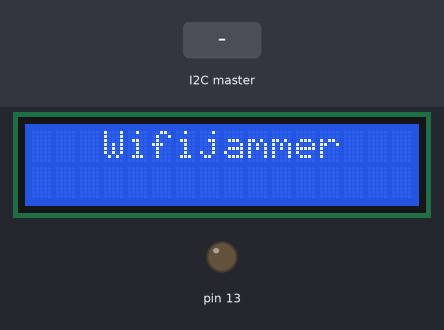
Recording of a sketch running on a simulated Arduino Uno, built with avr-gcc and run on an emulated ATmega328P. Shown: 16×2 character LCD, output pins drawn as LEDs (lit = HIGH). The test bench sets the inputs (shaded band).

Above: at 1.2 s.
1.3 s: the I2C master sends the byte 0
At 1.9 s:
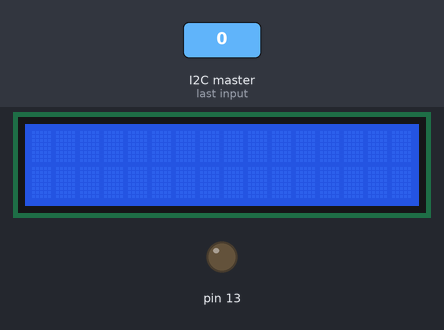
2.8 s: the I2C master sends the byte 90
At 3.1 s:
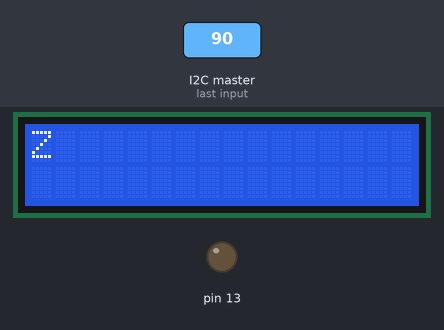
4.3 s: the I2C master sends the byte 90
At 5.4 s:
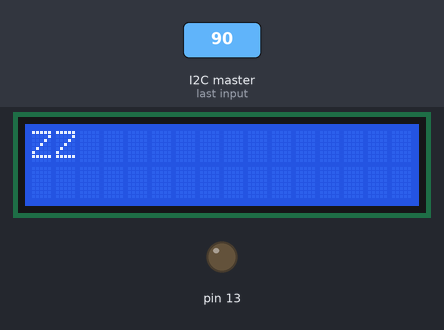
5.8 s: the I2C master sends the byte 90
At 6.6 s:
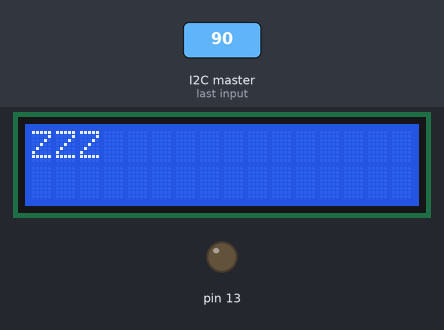
7.3 s: the I2C master sends the byte 90
At 7.7 s:
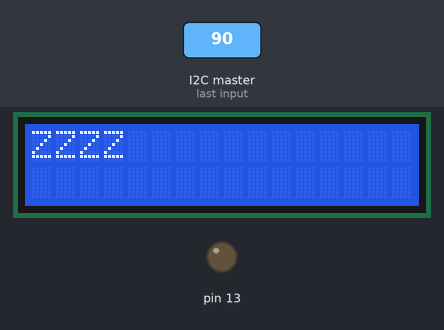
Timing chart, 0 to 9.8 s (numbered marks = the images above; inputs shaded):
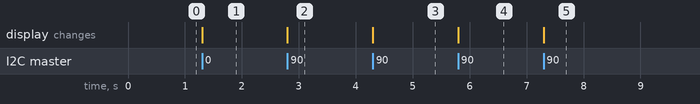

The sketch:

wifijammer.ino
```cpp
#include <LiquidCrystal.h>
#include <Wire.h>

#define SLAVE_ADDRESS 0x04

int number = 0;
String str;

LiquidCrystal lcd(12, 11, 5, 4, 3, 2);

void setup() {
  pinMode(13, OUTPUT);
  Wire.begin(SLAVE_ADDRESS);
  Wire.onReceive(receiveData);
  lcd.begin(16, 2);
  lcd.print("   Wifijammer");
}

void loop() {
  delay(500);
}

void receiveData(int byteCount){
  for (int i=0 ; i <= byteCount ; i++){
    char d = Wire.read();
    if (d == 0){
      lcd.clear();
      return;
    }
    else if (d == 1){
      lcd.setCursor(0, 0);
      return;
    }
    else if (d == 2){
      lcd.setCursor(0, 1);
      return;
    }
    else if (d == 32){
      lcd.print(' ');
    }
    else if (d >= '0' && d <= 'z'){
      lcd.print(d);
    }
  }
}
```

Measured:
- after the input at 1.3 s, the display: changes at once (image 1)
- after the input at 2.8 s, the display: changes at once (image 2)
- after the input at 4.3 s, the display: changes at once (image 3)
- after the input at 5.8 s, the display: changes at once (image 4)
- after the input at 7.3 s, the display: changes at once (image 5)
